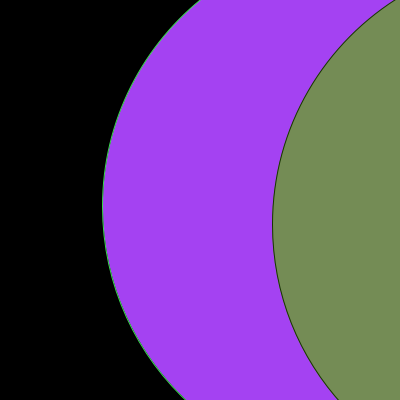
Frame 1 (no input)
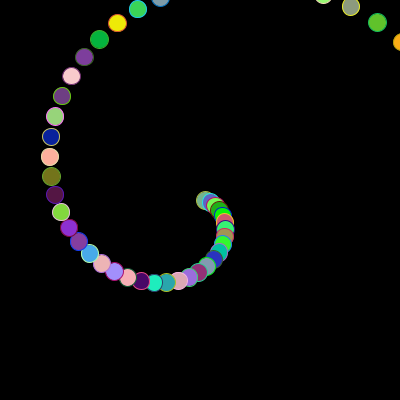
Frame 60 (the mouse pressed at the canvas centre just before this capture)
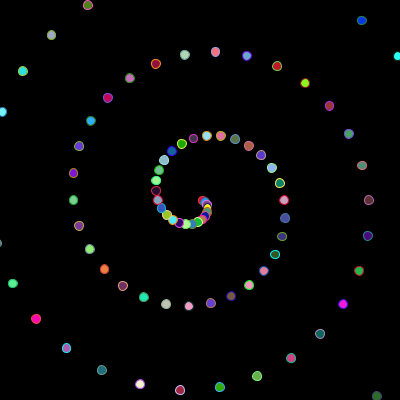
Frame 120 (the mouse held since frame 60 and released just before this capture)

The Processing sketch that drew these frames (run headless with seeded random() and noise(); from frame 60 on, the mouse is pressed at the canvas centre):

// Processing sketch: inside_or_outside
// ── inside_or_outside.pde
int nbr_circles = 1;
int fib = 1;
float angle_incr = 2*PI / nbr_circles;
//float angle_incr;


  void setup()
  {
    size(400,400);
    smooth();
    frameRate(12);
    //colorMode(RGB, 100);
  }
  
  void draw()
  {
    //background(random(255),random(255),random(255));
    background(232,33,19); //red
    background(174,9,255); //purple
    background(0,0,0); //purple
    
  
    float elapsedSeconds = millis()*.001;
    float angle_incr = radians(2 + frameCount/12.0);
  
    nbr_circles = 1 + nbr_circles;
    
    //fib += fib;
    
    float lg_diam = width * .85;
    float lg_rad = lg_diam / 2;
    float lg_circ = PI * lg_diam;
    float sm_diam = (lg_circ / nbr_circles);
    float cx = width/2.0;
    float cy = height/2.0;
    //fill(random(255));
    
    for (int i = 1; i <= nbr_circles; ++i) {
      fill(random(255), random (255), random(255));
      //fill(random(255));
      float ratio = i/(float)nbr_circles;
      float spiral_rad = ratio * lg_diam;
      float angle = i*angle_incr;
      
      float x = cx + cos(angle) * spiral_rad;
      float y = cy + sin(angle) * spiral_rad;
      
      stroke(random(255), random (255), random(255));
      ellipse(x, y, sm_diam, sm_diam);
      //stroke(random(255), random (255), random(255));
      //stroke(random(255));
      //line(x,y, cx+random(-lg_rad, lg_rad), cy+random(-lg_rad, lg_rad));
    }
  }
  // END
  
